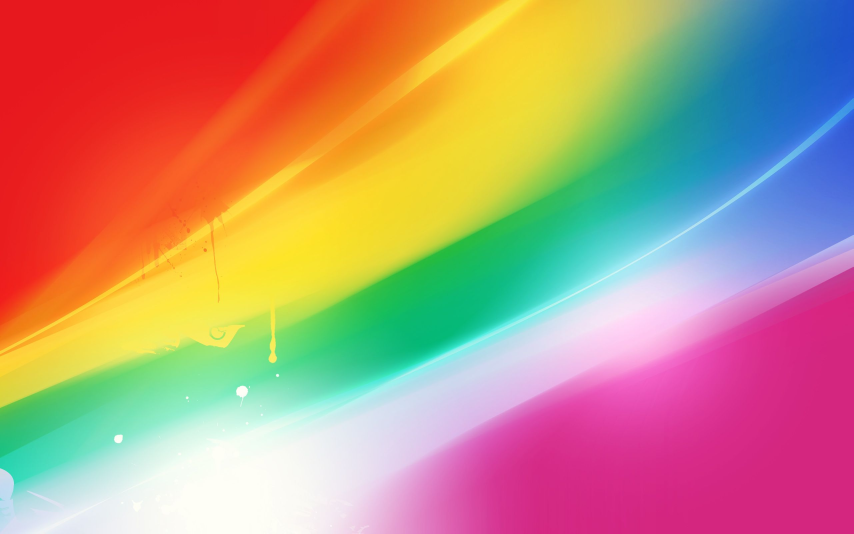
#> input picture pic11.jpg, 2560 x 1600 px (shown at 1/3 size)
$ python color_detection.py
#> lines starting #> are read from the running program, lines starting #| are printed output that depends on the picture
# DEEPANSHU KUSHWAHA
# COLOR IDENTIFICATION WITH OPENCV AND PYTHON
import cv2
import pandas as pd

# --------------------------------------------------------------------------

img_path = 'pic11.jpg'
csv_path = 'colors.csv'

# reading csv file
index = ['color', 'color_name', 'hex', 'R', 'G', 'B']
df = pd.read_csv(csv_path, names=index, header=None)
#> (reads colors.csv from the repository)

# reading image
img = cv2.imread(img_path)
#> img is the input picture: shape (1600, 2560, 3); mean B, G, R 125.1, 147.6, 188.5
img = cv2.resize(img, (800,600))
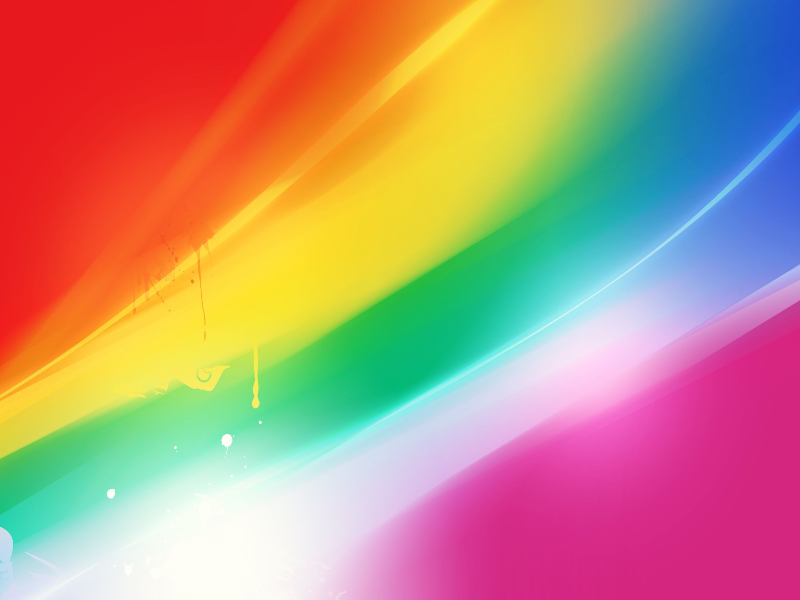
#> img: shape (600, 800, 3); mean B, G, R 125.1, 147.6, 188.5

#declaring global variables
clicked = False
r = g = b = xpos = ypos = 0

#function to calculate minimum distance from all colors and get the most matching color
def get_color_name(R,G,B):
	minimum = 1000
	for i in range(len(df)):
		d = abs(R - int(df.loc[i,'R'])) + abs(G - int(df.loc[i,'G'])) + abs(B - int(df.loc[i,'B']))
		if d <= minimum:
			minimum = d
			cname = df.loc[i, 'color_name']

	return cname

#function to get x,y coordinates of mouse double click
def draw_function(event, x, y, flags, params):
	if event == cv2.EVENT_LBUTTONDBLCLK:
		global b, g, r, xpos, ypos, clicked
		clicked = True
		xpos = x
		ypos = y
		b,g,r = img[y,x]
		b = int(b)
		g = int(g)
		r = int(r)

# creating window
cv2.namedWindow('image')
cv2.setMouseCallback('image', draw_function)

while True:
	cv2.putText(img, "TASK-2 COLOR IDENTIFICATION", (400, 20), 2, 0.8, (0,0,0), 1, cv2.LINE_AA)

	cv2.putText(img, "DOUBLE CLICK ON COLOR", (10, 580), 2, 0.8, (b,g,r), 1, cv2.LINE_AA)
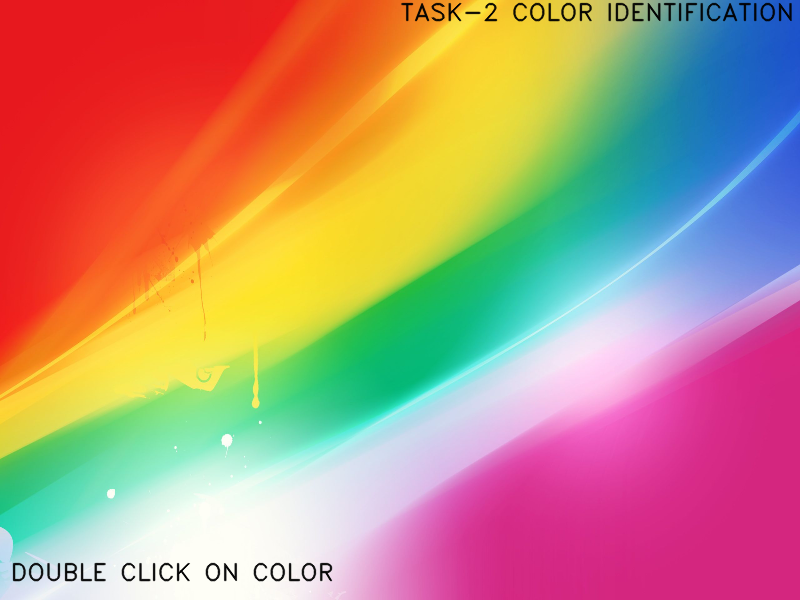
#> img: shape (600, 800, 3); mean B, G, R 123.9, 146.2, 187.2

	cv2.imshow('image', img)
	if clicked:
		#cv2.rectangle(image, startpoint, endpoint, color, thickness)-1 fills entire rectangle
		cv2.rectangle(img, (0,0), (800,60), (b,g,r), -1)

		#Creating text string to display( Color name and RGB values )
		text = "color : " + get_color_name(r,g,b)
		cv2.putText(img, "DEEPANSHU KUSHWAHA", (500 , 580), 2, 0.8, (b, g, r), 1, cv2.LINE_AA)

		#cv2.putText(img,text,start,font(0-7),fontScale,color,thickness,lineType )
		cv2.putText(img, text, (50,50), 2,0.8, (255,255,255),1,cv2.LINE_AA)

		#For very light colours we will display text in black colour
		if r+g+b >=600:
			cv2.putText(img, text, (50,50), 2,0.8, (0,0,0),2,cv2.LINE_AA)

	if cv2.waitKey(20) & 0xFF == 27:
#> (key Esc is pressed here)
		break

cv2.destroyAllWindows()
